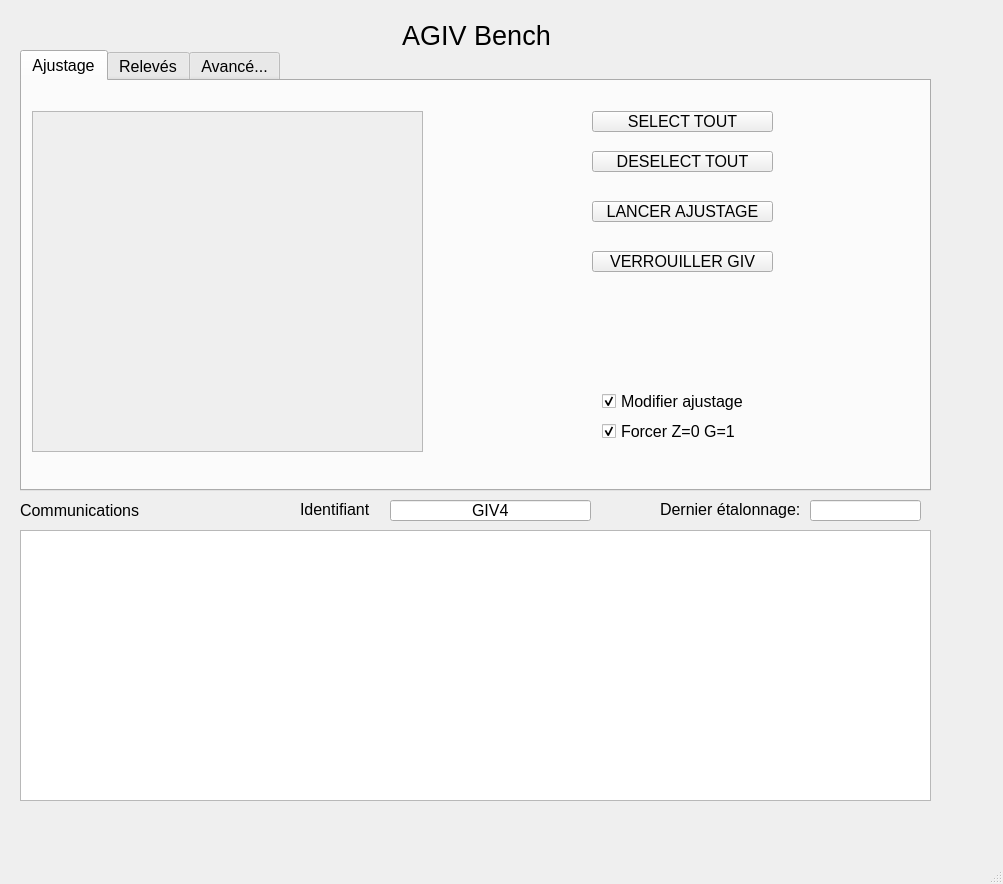
<?xml version="1.0" encoding="UTF-8"?>
<ui version="4.0">
 <class>MainWindow</class>
 <widget class="QMainWindow" name="MainWindow">
  <property name="enabled">
   <bool>true</bool>
  </property>
  <property name="geometry">
   <rect>
    <x>0</x>
    <y>0</y>
    <width>1003</width>
    <height>884</height>
   </rect>
  </property>
  <property name="font">
   <font>
    <pointsize>12</pointsize>
   </font>
  </property>
  <property name="windowTitle">
   <string>MainWindow</string>
  </property>
  <property name="styleSheet">
   <string notr="true"/>
  </property>
  <widget class="QWidget" name="centralwidget">
   <widget class="QLabel" name="label_Titre">
    <property name="geometry">
     <rect>
      <x>96</x>
      <y>10</y>
      <width>761</width>
      <height>51</height>
     </rect>
    </property>
    <property name="font">
     <font>
      <pointsize>20</pointsize>
     </font>
    </property>
    <property name="text">
     <string>AGIV Bench</string>
    </property>
    <property name="scaledContents">
     <bool>false</bool>
    </property>
    <property name="alignment">
     <set>Qt::AlignCenter</set>
    </property>
   </widget>
   <widget class="QTextEdit" name="QTextConsole">
    <property name="geometry">
     <rect>
      <x>20</x>
      <y>530</y>
      <width>911</width>
      <height>271</height>
     </rect>
    </property>
   </widget>
   <widget class="QTabWidget" name="tabWidget">
    <property name="enabled">
     <bool>true</bool>
    </property>
    <property name="geometry">
     <rect>
      <x>20</x>
      <y>50</y>
      <width>911</width>
      <height>441</height>
     </rect>
    </property>
    <property name="font">
     <font>
      <pointsize>12</pointsize>
     </font>
    </property>
    <property name="styleSheet">
     <string notr="true"/>
    </property>
    <property name="currentIndex">
     <number>0</number>
    </property>
    <widget class="QWidget" name="tab">
     <attribute name="title">
      <string>Ajustage</string>
     </attribute>
     <widget class="QScrollArea" name="scrollCalibrate">
      <property name="geometry">
       <rect>
        <x>10</x>
        <y>30</y>
        <width>391</width>
        <height>341</height>
       </rect>
      </property>
      <property name="widgetResizable">
       <bool>true</bool>
      </property>
      <widget class="QWidget" name="scrollAreaWidgetContents">
       <property name="geometry">
        <rect>
         <x>0</x>
         <y>0</y>
         <width>389</width>
         <height>339</height>
        </rect>
       </property>
      </widget>
     </widget>
     <widget class="QPushButton" name="pBtRunCalibration">
      <property name="geometry">
       <rect>
        <x>570</x>
        <y>120</y>
        <width>181</width>
        <height>21</height>
       </rect>
      </property>
      <property name="toolTip">
       <string>&lt;html&gt;&lt;head/&gt;&lt;body&gt;&lt;p&gt;Lancer le contrôle ou la calibration des gammes séléctionnées.&lt;/p&gt;&lt;/body&gt;&lt;/html&gt;</string>
      </property>
      <property name="statusTip">
       <string/>
      </property>
      <property name="text">
       <string>LANCER AJUSTAGE</string>
      </property>
     </widget>
     <widget class="QPushButton" name="pBtSelectAll">
      <property name="geometry">
       <rect>
        <x>570</x>
        <y>30</y>
        <width>181</width>
        <height>21</height>
       </rect>
      </property>
      <property name="toolTip">
       <string>&lt;html&gt;&lt;head/&gt;&lt;body&gt;&lt;p&gt;Selectionner toutes les gammes pour calibrer.&lt;/p&gt;&lt;/body&gt;&lt;/html&gt;</string>
      </property>
      <property name="text">
       <string>SELECT TOUT</string>
      </property>
     </widget>
     <widget class="QPushButton" name="pBtUnselectAll">
      <property name="geometry">
       <rect>
        <x>570</x>
        <y>70</y>
        <width>181</width>
        <height>21</height>
       </rect>
      </property>
      <property name="toolTip">
       <string>&lt;html&gt;&lt;head/&gt;&lt;body&gt;&lt;p&gt;Déselectionner toutes les gammes. Utile pour revenir sur une gamme en particulier.&lt;/p&gt;&lt;/body&gt;&lt;/html&gt;</string>
      </property>
      <property name="text">
       <string>DESELECT TOUT</string>
      </property>
     </widget>
     <widget class="QCheckBox" name="cBoxWriteCal">
      <property name="geometry">
       <rect>
        <x>580</x>
        <y>310</y>
        <width>171</width>
        <height>21</height>
       </rect>
      </property>
      <property name="toolTip">
       <string>&lt;html&gt;&lt;head/&gt;&lt;body&gt;&lt;p&gt;A laisser cochée par défaut: Si cette case n'est pas cochée, on contrôle juste les points de calibration. &lt;/p&gt;&lt;/body&gt;&lt;/html&gt;</string>
      </property>
      <property name="styleSheet">
       <string notr="true"/>
      </property>
      <property name="text">
       <string>Modifier ajustage</string>
      </property>
      <property name="checked">
       <bool>true</bool>
      </property>
     </widget>
     <widget class="QCheckBox" name="cBoxRazCalib">
      <property name="geometry">
       <rect>
        <x>580</x>
        <y>340</y>
        <width>181</width>
        <height>21</height>
       </rect>
      </property>
      <property name="toolTip">
       <string>&lt;html&gt;&lt;head/&gt;&lt;body&gt;&lt;p&gt;Si coché, on écrase les calibrations précédentes en imposant un gain= 1 et offset à 0 avant la calibration. méthode plus lente mais plus sure. Si décoché, on ré-ajuste la calibration a partir de celle existante. &lt;/p&gt;&lt;/body&gt;&lt;/html&gt;</string>
      </property>
      <property name="text">
       <string>Forcer Z=0 G=1</string>
      </property>
      <property name="checked">
       <bool>true</bool>
      </property>
     </widget>
     <widget class="QPushButton" name="pBtLockGiv">
      <property name="enabled">
       <bool>true</bool>
      </property>
      <property name="geometry">
       <rect>
        <x>570</x>
        <y>170</y>
        <width>181</width>
        <height>21</height>
       </rect>
      </property>
      <property name="toolTip">
       <string>&lt;html&gt;&lt;head/&gt;&lt;body&gt;&lt;p&gt;Permet de verouiller le GIV après calibration. L'accès à ce bouton n'est possible qu'après que tous les gammes soient calibrées.&lt;/p&gt;&lt;/body&gt;&lt;/html&gt;</string>
      </property>
      <property name="text">
       <string>VERROUILLER GIV</string>
      </property>
     </widget>
    </widget>
    <widget class="QWidget" name="Measures">
     <attribute name="title">
      <string>Relevés</string>
     </attribute>
     <widget class="QLabel" name="label_2">
      <property name="geometry">
       <rect>
        <x>10</x>
        <y>10</y>
        <width>81</width>
        <height>21</height>
       </rect>
      </property>
      <property name="font">
       <font>
        <pointsize>16</pointsize>
       </font>
      </property>
      <property name="text">
       <string>Gamme</string>
      </property>
     </widget>
     <widget class="QScrollArea" name="scrollMeasures">
      <property name="geometry">
       <rect>
        <x>420</x>
        <y>40</y>
        <width>201</width>
        <height>341</height>
       </rect>
      </property>
      <property name="widgetResizable">
       <bool>true</bool>
      </property>
      <widget class="QWidget" name="scrollAreaWidgetContents_2">
       <property name="geometry">
        <rect>
         <x>0</x>
         <y>0</y>
         <width>199</width>
         <height>339</height>
        </rect>
       </property>
      </widget>
     </widget>
     <widget class="QScrollArea" name="scrollMeasRange">
      <property name="geometry">
       <rect>
        <x>10</x>
        <y>40</y>
        <width>391</width>
        <height>341</height>
       </rect>
      </property>
      <property name="widgetResizable">
       <bool>true</bool>
      </property>
      <widget class="QWidget" name="scrollAreaWidgetContents_3">
       <property name="geometry">
        <rect>
         <x>0</x>
         <y>0</y>
         <width>389</width>
         <height>339</height>
        </rect>
       </property>
      </widget>
     </widget>
     <widget class="QPushButton" name="pBtSMeasSelectAll">
      <property name="geometry">
       <rect>
        <x>660</x>
        <y>40</y>
        <width>191</width>
        <height>21</height>
       </rect>
      </property>
      <property name="toolTip">
       <string>&lt;html&gt;&lt;head/&gt;&lt;body&gt;&lt;p&gt;Selectionner toutes les gammes pour calibrer.&lt;/p&gt;&lt;/body&gt;&lt;/html&gt;</string>
      </property>
      <property name="text">
       <string>SELECT TOUT</string>
      </property>
     </widget>
     <widget class="QPushButton" name="pBtMeasUnselectAll">
      <property name="geometry">
       <rect>
        <x>660</x>
        <y>80</y>
        <width>191</width>
        <height>21</height>
       </rect>
      </property>
      <property name="toolTip">
       <string>&lt;html&gt;&lt;head/&gt;&lt;body&gt;&lt;p&gt;Déselectionner toutes les gammes. Utile pour revenir sur une gamme en particulier.&lt;/p&gt;&lt;/body&gt;&lt;/html&gt;</string>
      </property>
      <property name="text">
       <string>DESELECT TOUT</string>
      </property>
     </widget>
     <widget class="QPushButton" name="pBtRunMeasures">
      <property name="geometry">
       <rect>
        <x>660</x>
        <y>130</y>
        <width>191</width>
        <height>21</height>
       </rect>
      </property>
      <property name="toolTip">
       <string>Lancer ou arreter les relevés des gammes sélectionnées</string>
      </property>
      <property name="statusTip">
       <string/>
      </property>
      <property name="text">
       <string>LANCER MESURES</string>
      </property>
     </widget>
     <widget class="QLabel" name="label_5">
      <property name="geometry">
       <rect>
        <x>420</x>
        <y>10</y>
        <width>81</width>
        <height>21</height>
       </rect>
      </property>
      <property name="font">
       <font>
        <pointsize>16</pointsize>
       </font>
      </property>
      <property name="text">
       <string>Mesures</string>
      </property>
     </widget>
     <widget class="QPushButton" name="pBtGenerateRepport">
      <property name="geometry">
       <rect>
        <x>660</x>
        <y>180</y>
        <width>191</width>
        <height>21</height>
       </rect>
      </property>
      <property name="toolTip">
       <string>Générer fichier excel des mesures réalisées</string>
      </property>
      <property name="statusTip">
       <string/>
      </property>
      <property name="text">
       <string>GENERER RAPPORT</string>
      </property>
     </widget>
    </widget>
    <widget class="QWidget" name="tab_2">
     <attribute name="title">
      <string>Avancé...</string>
     </attribute>
     <widget class="QPushButton" name="pBtSendAoip">
      <property name="geometry">
       <rect>
        <x>150</x>
        <y>40</y>
        <width>71</width>
        <height>21</height>
       </rect>
      </property>
      <property name="font">
       <font>
        <pointsize>10</pointsize>
       </font>
      </property>
      <property name="text">
       <string>AOIP</string>
      </property>
     </widget>
     <widget class="QPushButton" name="pBtSendRly">
      <property name="geometry">
       <rect>
        <x>60</x>
        <y>40</y>
        <width>71</width>
        <height>21</height>
       </rect>
      </property>
      <property name="text">
       <string>Relais</string>
      </property>
     </widget>
     <widget class="QComboBox" name="cBoxDbgSendCmd">
      <property name="geometry">
       <rect>
        <x>60</x>
        <y>100</y>
        <width>671</width>
        <height>31</height>
       </rect>
      </property>
      <property name="editable">
       <bool>true</bool>
      </property>
      <item>
       <property name="text">
        <string>*SYS:ERR?</string>
       </property>
      </item>
     </widget>
     <widget class="QPushButton" name="pBtSendGiv">
      <property name="geometry">
       <rect>
        <x>240</x>
        <y>40</y>
        <width>81</width>
        <height>21</height>
       </rect>
      </property>
      <property name="font">
       <font>
        <pointsize>10</pointsize>
       </font>
      </property>
      <property name="text">
       <string>GIV4</string>
      </property>
     </widget>
     <widget class="QLabel" name="label_6">
      <property name="geometry">
       <rect>
        <x>60</x>
        <y>70</y>
        <width>181</width>
        <height>21</height>
       </rect>
      </property>
      <property name="text">
       <string>Send Debug command</string>
      </property>
     </widget>
     <widget class="QCheckBox" name="cBoxMultithread">
      <property name="geometry">
       <rect>
        <x>540</x>
        <y>40</y>
        <width>111</width>
        <height>21</height>
       </rect>
      </property>
      <property name="text">
       <string>Mutithread</string>
      </property>
      <property name="checked">
       <bool>true</bool>
      </property>
     </widget>
     <widget class="QCheckBox" name="cBoxAdvanced">
      <property name="geometry">
       <rect>
        <x>380</x>
        <y>40</y>
        <width>131</width>
        <height>21</height>
       </rect>
      </property>
      <property name="text">
       <string>Mode avancé</string>
      </property>
      <property name="checked">
       <bool>true</bool>
      </property>
     </widget>
     <widget class="QPushButton" name="pBtAdvLockGiv">
      <property name="geometry">
       <rect>
        <x>760</x>
        <y>60</y>
        <width>121</width>
        <height>21</height>
       </rect>
      </property>
      <property name="text">
       <string>LOCK GIV</string>
      </property>
     </widget>
     <widget class="QPushButton" name="pBtAdvUnlockGiv">
      <property name="geometry">
       <rect>
        <x>760</x>
        <y>100</y>
        <width>121</width>
        <height>21</height>
       </rect>
      </property>
      <property name="text">
       <string>UNLOCK GIV</string>
      </property>
     </widget>
    </widget>
   </widget>
   <widget class="QLabel" name="lbl_Comm">
    <property name="geometry">
     <rect>
      <x>20</x>
      <y>500</y>
      <width>151</width>
      <height>21</height>
     </rect>
    </property>
    <property name="font">
     <font>
      <pointsize>12</pointsize>
     </font>
    </property>
    <property name="text">
     <string>Communications</string>
    </property>
   </widget>
   <widget class="QLineEdit" name="lEIdentifiant">
    <property name="geometry">
     <rect>
      <x>390</x>
      <y>500</y>
      <width>201</width>
      <height>21</height>
     </rect>
    </property>
    <property name="font">
     <font>
      <pointsize>12</pointsize>
     </font>
    </property>
    <property name="whatsThis">
     <string>Identifiant unique lu dans le GIV. Cet identifiant est le nom du fichier de &quot;Log&quot; créé pour tracer les réglages réalisés</string>
    </property>
    <property name="text">
     <string>GIV4</string>
    </property>
    <property name="alignment">
     <set>Qt::AlignCenter</set>
    </property>
   </widget>
   <widget class="QLabel" name="lbl_Identifiant">
    <property name="geometry">
     <rect>
      <x>300</x>
      <y>500</y>
      <width>81</width>
      <height>20</height>
     </rect>
    </property>
    <property name="font">
     <font>
      <pointsize>12</pointsize>
     </font>
    </property>
    <property name="text">
     <string>&lt;html&gt;&lt;head/&gt;&lt;body&gt;&lt;p&gt;Identifiant&lt;/p&gt;&lt;/body&gt;&lt;/html&gt;</string>
    </property>
   </widget>
   <widget class="QLabel" name="lbl_LastEtal">
    <property name="geometry">
     <rect>
      <x>660</x>
      <y>500</y>
      <width>141</width>
      <height>20</height>
     </rect>
    </property>
    <property name="font">
     <font>
      <pointsize>12</pointsize>
     </font>
    </property>
    <property name="text">
     <string>&lt;html&gt;&lt;head/&gt;&lt;body&gt;&lt;p&gt;Dernier étalonnage:&lt;/p&gt;&lt;/body&gt;&lt;/html&gt;</string>
    </property>
   </widget>
   <widget class="QLineEdit" name="lE_DateCalib">
    <property name="geometry">
     <rect>
      <x>810</x>
      <y>500</y>
      <width>111</width>
      <height>21</height>
     </rect>
    </property>
    <property name="font">
     <font>
      <pointsize>12</pointsize>
     </font>
    </property>
    <property name="toolTip">
     <string>&lt;html&gt;&lt;head/&gt;&lt;body&gt;&lt;p&gt;Date du dernier étalonnage enregisté dans le GIV4.&lt;/p&gt;&lt;p&gt;C'est la date du moment ou l'on déclenche &amp;quot;verouiller le GIV&amp;quot;&lt;/p&gt;&lt;/body&gt;&lt;/html&gt;</string>
    </property>
    <property name="text">
     <string/>
    </property>
    <property name="alignment">
     <set>Qt::AlignCenter</set>
    </property>
    <property name="readOnly">
     <bool>true</bool>
    </property>
   </widget>
  </widget>
  <widget class="QMenuBar" name="menubar">
   <property name="geometry">
    <rect>
     <x>0</x>
     <y>0</y>
     <width>1003</width>
     <height>27</height>
    </rect>
   </property>
  </widget>
  <widget class="QStatusBar" name="statusbar"/>
 </widget>
 <resources/>
 <connections/>
</ui>
